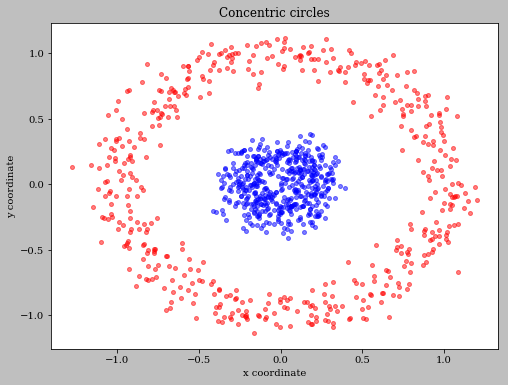

Generate this figure with Python:
# -*- coding: utf-8 -*-
"""
Created on Mon Oct  2 16:07:04 2017

@author: kashen

"""


from scipy.spatial.distance import pdist, squareform
from scipy import exp
from scipy.linalg import eigh
import matplotlib.pyplot as plt
import numpy as np
from sklearn.decomposition import PCA
from sklearn.kernel_approximation import Nystroem

def stepwise_kpca(X, gamma, n_components):
    """
    Implementation of a RBF kernel PCA.

    Arguments:
        X: A MxN dataset as NumPy array where the samples are stored as rows (M),
           and the attributes defined as columns (N).
        gamma: A free parameter (coefficient) for the RBF kernel.
        n_components: The number of components to be returned.

    """
    # Calculating the squared Euclidean distances for every pair of points
    # in the MxN dimensional dataset.
    sq_dists = pdist(X, 'sqeuclidean')

    # Converting the pairwise distances into a symmetric MxM matrix.
    mat_sq_dists = squareform(sq_dists)

    # Computing the MxM kernel matrix.
    K = exp(-gamma * mat_sq_dists)

    # Centering the symmetric NxN kernel matrix.
    N = K.shape[0]
    one_n = np.ones((N,N)) / N
    #K = K - one_n.dot(K) - K.dot(one_n) + one_n.dot(K).dot(one_n)

    # Obtaining eigenvalues in descending order with corresponding
    # eigenvectors from the symmetric matrix.
    eigvals, eigvecs = eigh(K)

    # Obtaining the i eigenvectors that corresponds to the i highest eigenvalues.
    X_pc = np.column_stack((eigvecs[:,-i] for i in range(1,n_components+1)))

    return X_pc

from sklearn.datasets import make_circles

X, y = make_circles(n_samples=1000, random_state=123, noise=0.1, factor=0.2)

plt.figure(figsize=(8,6))

plt.scatter(X[y==0, 0], X[y==0, 1], color='red', alpha=0.5)
plt.scatter(X[y==1, 0], X[y==1, 1], color='blue', alpha=0.5)
plt.title('Concentric circles')
plt.ylabel('y coordinate')
plt.xlabel('x coordinate')
plt.show()

scikit_pca = PCA(n_components=2)
X_spca = scikit_pca.fit_transform(X)

plt.figure(figsize=(8,6))
plt.scatter(X[y==0, 0], np.zeros((500,1))+0.1, color='red', alpha=0.5)
plt.scatter(X[y==1, 0], np.zeros((500,1))-0.1, color='blue', alpha=0.5)
plt.ylim([-15,15])
plt.text(-0.125, 12.5, 'gamma = 15', fontsize=12)
plt.title('First principal component after Linear PCA')
plt.xlabel('PC1')
plt.show()


X_pc = stepwise_kpca(X, gamma=15, n_components=1)

plt.figure(figsize=(8,6))
plt.scatter(X_pc[y==0, 0], np.zeros((500,1)), color='red', alpha=0.5)
plt.scatter(X_pc[y==1, 0], np.zeros((500,1)), color='blue', alpha=0.5)
plt.text(-0.05, 0.007, 'gamma = 15', fontsize=12)
plt.title('First principal component after RBF Kernel PCA')
plt.xlabel('PC1')
plt.show()

X_effi=Nystroem(kernel="rbf", gamma=17, n_components=500)

X_pc=X_effi.fit_transform(X)

X_pc_1=X_pc[:,0]


plt.figure(figsize=(8,6))
plt.scatter(X_pc_1[y==0], np.zeros((500,1)), color='red', alpha=0.5)
plt.scatter(X_pc_1[y==1], np.zeros((500,1)), color='blue', alpha=0.5)
plt.text(-0.05, 0.007, 'gamma = 15', fontsize=12)
plt.title('First principal component after RBF Kernel PCA')
plt.xlabel('PC1')
plt.show()
